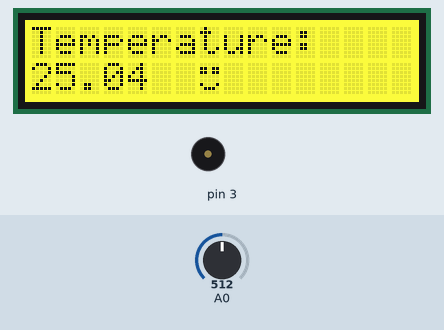
Bench run of a sketch on a simulated Arduino Uno, built with avr-gcc and run on an emulated ATmega328P. Shown: 16×2 character LCD, buzzer (waves = sounding). The test bench sets the inputs (shaded band); at power-on: A0 = 512. What the sketch prints to the serial monitor is not drawn.

Above: at 1.2 s.
1.3 s: A0 set to 530
At 2.7 s:
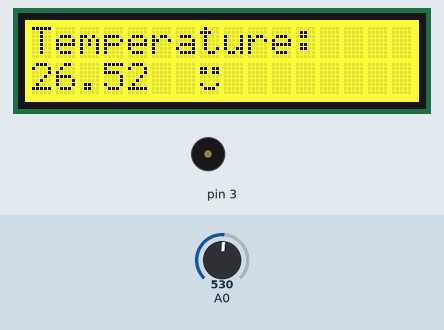
4.0 s: A0 set to 558
At 6.3 s:
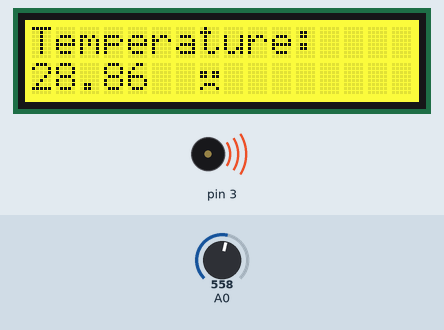
10.0 s: A0 set to 511
At 10.7 s:
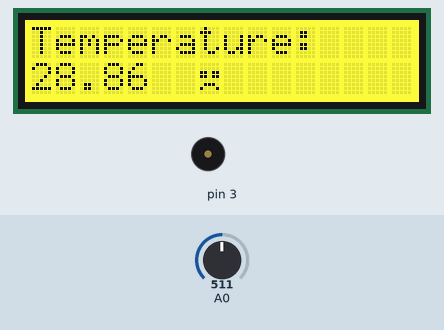
Timing chart, 0 to 13.0 s (numbered marks = the images above; inputs shaded):
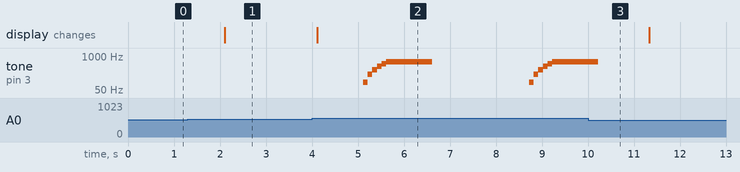

Measured:
- the behaviour switches between 547 and 548 on A0 (found by bisection; images 1 and 2)
- after the input at 1.3 s, the display: changes after 0.81 s (image 1)
- after the input at 4.0 s, tone on pin 3: plays 100 Hz for 0.10 s, 200 Hz for 0.10 s, 300 Hz for 0.10 s, 400 Hz for 0.10 s, 500 Hz for 0.10 s, 600 Hz for 1.0 s … (12 notes in this stretch), starting after 1.1 s; the display: changes after 0.11 s (image 2)
- after the input at 10.0 s, tone on pin 3: goes on until 10.2 s, then stays silent

The sketch:

SenseTemptoLCDandtone.ino
```cpp
#define C0  100
#define D0  200
#define E0  300
#define F0  400
#define G0  500
#define B0  600

#include <Wire.h>
#include "rgb_lcd.h"

rgb_lcd lcd;

const int colorR = 255;
const int colorG = 255;
const int colorB = 0;

byte smiley[8] = {
    0b00000,
    0b11011,
    0b11011,
    0b00000,
    0b00000,
    0b10001,
    0b01110,
    0b00000
};

byte sad[8] = {
    0b00000,
    0b00000,
    0b11011,
    0b11011,
    0b00000,
    0b01110,
    0b10001,
    0b00000
};


int tempRaw;
float temp;
int B=4250;
float equivResistance;

void setup()
{
  Serial.begin(9600);
  pinMode(3, OUTPUT);
  lcd.begin(16, 2);
  lcd.setRGB(colorR, colorG, colorB);
  lcd.print("Temperature:");
  lcd.createChar(3, smiley);
  lcd.createChar(4, sad);
}

void loop()
{
  tempRaw=analogRead(0);
  equivResistance=(float)(1023-tempRaw)*10000/tempRaw;
  temp=1/(log(equivResistance/10000)/B+1/298.15)-273.15;
  Serial.println(temp);
  lcd.setCursor(0, 1);
  lcd.print(temp);
  noTone(3);
  if (temp > 28){
    lcd.setCursor(7, 1);
    lcd.write(4);
    delay(1000);
    tone(3,C0,1000);
    delay(100);
    tone(3,D0,1000);
    delay(100);
    tone(3,E0,1000);
    delay(100);
    tone(3,F0,1000);
    delay(100);
    tone(3,G0,1000);
    delay(100);
    tone(3,B0,1000);
    delay(100);
    }
    else{
        lcd.setCursor(7, 1);
        lcd.write(3);
      }
      delay(2000);
 }
```
